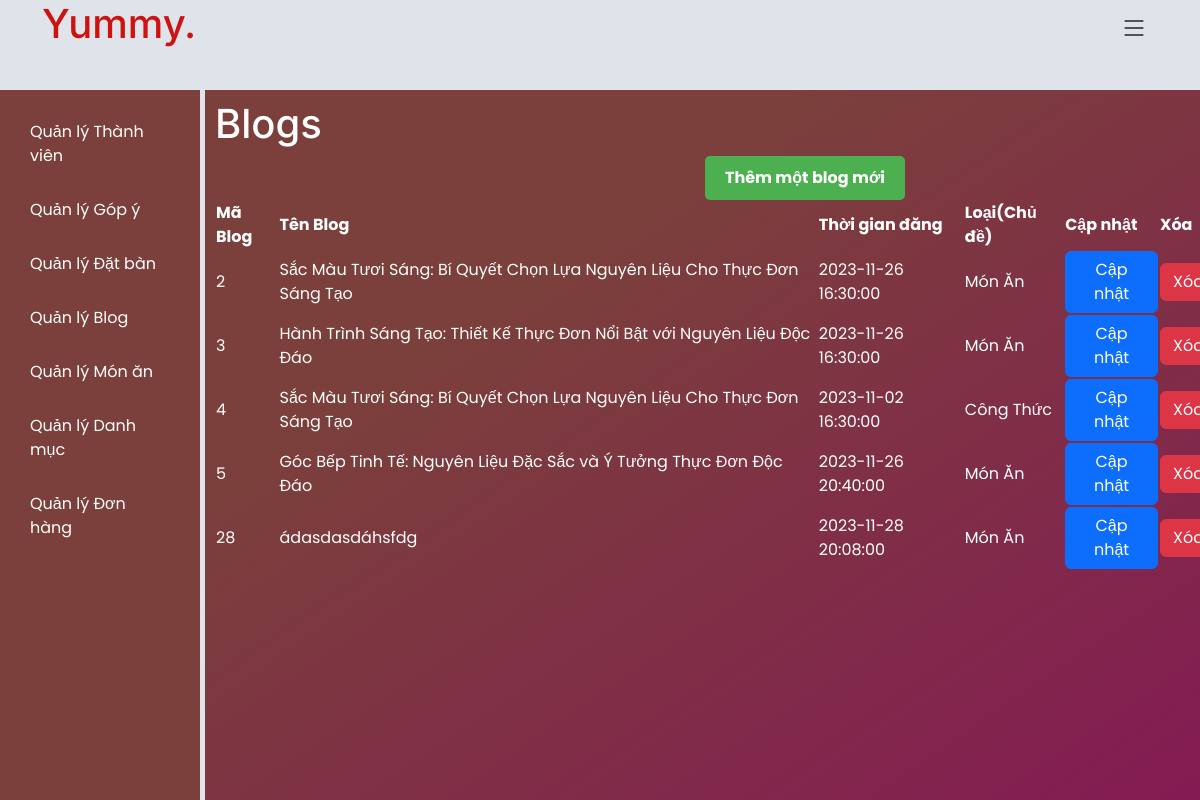
Screenshot of /admin/admin_home.php?page=admin_blogs (signed in) with the database file from the repository.
### tables this page shows
CREATE TABLE `blog` (
  `MaBlog` int(11) NOT NULL,
  `TenBlog` mediumtext NOT NULL,
  `ThoiGianDang` datetime NOT NULL,
  `NoiDung` longtext NOT NULL,
  `MaLoaiBlog` int(11) NOT NULL,
  `AnhBlog` varchar(255) NOT NULL
);

CREATE TABLE `loaiblog` (
  `MaLoaiBlog` int(11) NOT NULL,
  `TenLoaiBlog` varchar(50) NOT NULL
);

### admin/admin_blogs.php (the view, shortened to what this page needs)
<?php
require_once("../components/connection.php");
$sql = "SELECT blog.*, loaiblog.TenLoaiBlog
FROM blog
JOIN loaiblog ON blog.MaLoaiBlog = loaiblog.MaLoaiBlog";
$result = $conn->query($sql);
?>
<!DOCTYPE html>
<html lang="en">
<head>
</head>
<body>
<?php
if ($result->num_rows > 0) {
?>
    <h1> Blogs </h1>
    <center>
    <a href="admin_home.php?page=admin_blogs_add" style="
        display: inline-block;
        padding: 10px 20px;
        color: white;
        background-color: #4CAF50;
        text-decoration: none;
        border-radius: 5px;
        font-size: 16px;
        font-weight: bold;
    ">Thêm một blog mới</a></center>
    <table width = 85%>
        <tr>
            <th>Mã Blog</th>
            <th>Tên Blog</th>
            <th>Thời gian đăng</th>
            <th width = 10%>Loại(Chủ đề)</th>
            <th align="center">Cập nhật</th>
            <th align="center">Xóa</th>
        </tr>
        <?php while($row = $result->fetch_assoc()): ?>
        <tr>
            <td><?php echo $row["MaBlog"]; ?></td>
            <td><?php echo $row["TenBlog"]; ?></td>
            <td><?php echo $row["ThoiGianDang"]; ?></td>
            <td><?php echo $row["TenLoaiBlog"]; ?></td>
            <td><button type="button" class="btn btn-primary" onclick="window.location.href='admin_home.php?page=admin_blogs_edit&mablog=<?php echo $row['MaBlog']; ?>'">Cập nhật</button> </td>
            <td><button type="button" class="btn btn-danger" onclick="if(confirm('Bạn chắc chưa?')) window.location.href='admin_blogs_delete.php?MaBlog=<?php echo $row['MaBlog']; ?>'">Xóa</button>
            </td>
        </tr>
        <?php endwhile; ?>
    </table>
<?php
} else {
    echo " <tr> <h1> Không có blog nào. </h1> </tr>";
}
?>
</body>
</html>

### assets/css/main.css (style rules this page uses)
:root { --font-default: "Open Sans", system-ui, -apple-system, "Segoe UI", Roboto, "Helvetica Neue", Arial, "Noto Sans", "Liberation Sans", sans-serif, "Apple Color Emoji", "Segoe UI Emoji", "Segoe UI Symbol", "Noto Color Emoji"; --font-primary: "Amatic SC", sans-serif; --font-secondary: "Inter", sans-serif; }
:root { --color-default: #212529; --color-primary: #ce1212; --color-secondary: #37373f; }
:root { scroll-behavior: smooth; }
body { font-family: var(--font-default); color: var(--color-default); }
a { color: var(--color-primary); text-decoration: none; }
h1, h2, h3, h4, h5, h6 { font-family: var(--font-secondary); }

### admin/admin_home.php (style rules this page uses)
body { font-family: Poppins, sans-serif; display: flex; background-color: #dee4ea; margin: 0; }

### rows the page displays
blog: MaBlog "2", TenBlog "Sắc Màu Tươi Sáng: Bí Quyết Chọn Lựa Nguyên Liệu Cho Thực Đơn Sáng Tạo", ThoiGianDang "2023-11-26 16:30:00", loaiblog.TenLoaiBlog "Món Ăn"
blog: MaBlog "3", TenBlog "Hành Trình Sáng Tạo: Thiết Kế Thực Đơn Nổi Bật với Nguyên Liệu Độc Đáo", ThoiGianDang "2023-11-26 16:30:00", loaiblog.TenLoaiBlog "Món Ăn"
blog: MaBlog "4", TenBlog "Sắc Màu Tươi Sáng: Bí Quyết Chọn Lựa Nguyên Liệu Cho Thực Đơn Sáng Tạo", ThoiGianDang "2023-11-02 16:30:00", loaiblog.TenLoaiBlog "Công Thức"
blog: MaBlog "5", TenBlog "Góc Bếp Tinh Tế: Nguyên Liệu Đặc Sắc và Ý Tưởng Thực Đơn Độc Đáo", ThoiGianDang "2023-11-26 20:40:00", loaiblog.TenLoaiBlog "Món Ăn"
blog: MaBlog "28", TenBlog "ádasdasdáhsfdg", ThoiGianDang "2023-11-28 20:08:00", loaiblog.TenLoaiBlog "Món Ăn"
